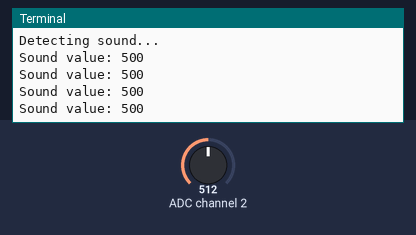
The program below on a simulated Raspberry Pi (BCM pin numbers) with a Grove Base HAT. On the bench: the last lines printed to the terminal. The test bench sets the inputs (shaded band); at power-on: ADC channel 2 = 512 (analog values on the 0–1023 scale).

Above: at 1.2 s.
1.3 s: ADC channel 2 set to 716
At 1.71 s:
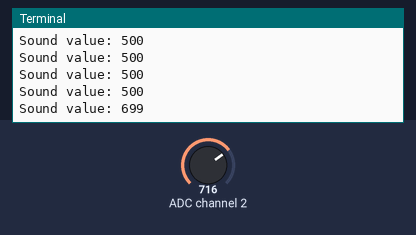
2.8 s: ADC channel 2 set to 900
At 2.91 s:
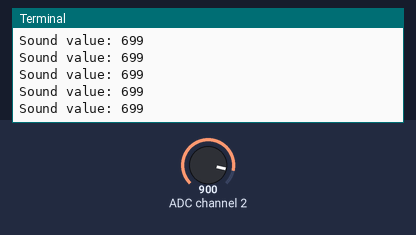
Timing chart, 0 to 5.8 s (numbered marks = the images above; inputs shaded):
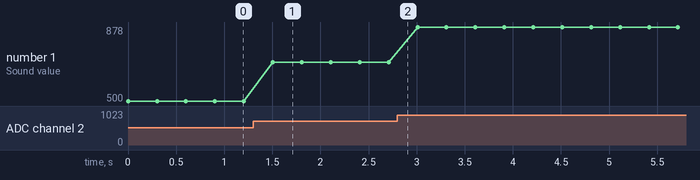

The program:

22-sound_sensor.py
```python
import time
from grove.grove_sound_sensor import GroveSoundSensor

PIN = 2
sensor = GroveSoundSensor(PIN)

print('Detecting sound...')
while True:
    print('Sound value: {0}'.format(sensor.sound))
    time.sleep(.3)
```

Measured:
- after the input at 1.3 s, the terminal: prints a new line after 0.21 s (image 1)
- plotted number 1: 500 → 699 after the input at 1.3 s, 699 → 878 after the input at 2.8 s
